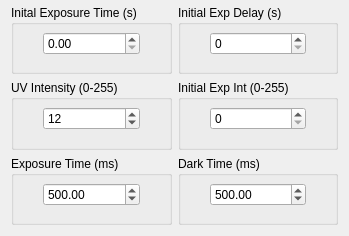
     <widget class="QWidget" name="LightEngineControl">
      <property name="geometry">
       <rect>
        <x>0</x>
        <y>0</y>
        <width>349</width>
        <height>236</height>
       </rect>
      </property>
      <attribute name="label">
       <string>                      Light Engine Control</string>
      </attribute>
      <layout class="QGridLayout" name="gridLayout_8">
       <property name="topMargin">
        <number>5</number>
       </property>
       <item row="0" column="0">
        <layout class="QGridLayout" name="gridLayout_6" columnstretch="1,1">
         <item row="0" column="0">
          <widget class="QGroupBox" name="InitialExposureBox">
           <property name="title">
            <string>Inital Exposure Time (s)</string>
           </property>
           <layout class="QGridLayout" name="gridLayout_26" columnstretch="1,4,1">
            <property name="leftMargin">
             <number>5</number>
            </property>
            <property name="topMargin">
             <number>0</number>
            </property>
            <property name="rightMargin">
             <number>5</number>
            </property>
            <item row="0" column="0">
             <spacer name="horizontalSpacer_27">
              <property name="orientation">
               <enum>Qt::Horizontal</enum>
              </property>
              <property name="sizeHint" stdset="0">
               <size>
                <width>19</width>
                <height>20</height>
               </size>
              </property>
             </spacer>
            </item>
            <item row="0" column="1">
             <widget class="QDoubleSpinBox" name="InitialExposureParameter">
              <property name="sizePolicy">
               <sizepolicy hsizetype="Minimum" vsizetype="Fixed">
                <horstretch>0</horstretch>
                <verstretch>0</verstretch>
               </sizepolicy>
              </property>
              <property name="maximum">
               <double>999.990000000000009</double>
              </property>
             </widget>
            </item>
            <item row="0" column="2">
             <spacer name="horizontalSpacer_28">
              <property name="orientation">
               <enum>Qt::Horizontal</enum>
              </property>
              <property name="sizeHint" stdset="0">
               <size>
                <width>19</width>
                <height>20</height>
               </size>
              </property>
             </spacer>
            </item>
           </layout>
          </widget>
         </item>
         <item row="0" column="1">
          <widget class="QGroupBox" name="InitialDelayBox">
           <property name="title">
            <string>Initial Exp Delay (s)</string>
           </property>
           <layout class="QGridLayout" name="gridLayout_29" columnstretch="1,4,1">
            <property name="leftMargin">
             <number>5</number>
            </property>
            <property name="topMargin">
             <number>0</number>
            </property>
            <property name="rightMargin">
             <number>5</number>
            </property>
            <item row="0" column="0">
             <spacer name="horizontalSpacer_36">
              <property name="orientation">
               <enum>Qt::Horizontal</enum>
              </property>
              <property name="sizeHint" stdset="0">
               <size>
                <width>19</width>
                <height>20</height>
               </size>
              </property>
             </spacer>
            </item>
            <item row="0" column="1">
             <widget class="QSpinBox" name="InitialDelayParam">
              <property name="sizePolicy">
               <sizepolicy hsizetype="Minimum" vsizetype="Fixed">
                <horstretch>0</horstretch>
                <verstretch>0</verstretch>
               </sizepolicy>
              </property>
             </widget>
            </item>
            <item row="0" column="2">
             <spacer name="horizontalSpacer_35">
              <property name="orientation">
               <enum>Qt::Horizontal</enum>
              </property>
              <property name="sizeHint" stdset="0">
               <size>
                <width>19</width>
                <height>20</height>
               </size>
              </property>
             </spacer>
            </item>
           </layout>
          </widget>
         </item>
         <item row="1" column="1">
          <widget class="QGroupBox" name="InitialIntensityBox">
           <property name="title">
            <string>Initial Exp Int (0-255)</string>
           </property>
           <layout class="QGridLayout" name="gridLayout_30" columnstretch="1,4,1">
            <property name="leftMargin">
             <number>5</number>
            </property>
            <property name="topMargin">
             <number>0</number>
            </property>
            <property name="rightMargin">
             <number>5</number>
            </property>
            <item row="0" column="0">
             <spacer name="horizontalSpacer_33">
              <property name="orientation">
               <enum>Qt::Horizontal</enum>
              </property>
              <property name="sizeHint" stdset="0">
               <size>
                <width>52</width>
                <height>20</height>
               </size>
              </property>
             </spacer>
            </item>
            <item row="0" column="1">
             <widget class="QSpinBox" name="InitialExposureIntensityParam">
              <property name="sizePolicy">
               <sizepolicy hsizetype="Minimum" vsizetype="Fixed">
                <horstretch>0</horstretch>
                <verstretch>0</verstretch>
               </sizepolicy>
              </property>
              <property name="maximum">
               <number>255</number>
              </property>
             </widget>
            </item>
            <item row="0" column="2">
             <spacer name="horizontalSpacer_34">
              <property name="orientation">
               <enum>Qt::Horizontal</enum>
              </property>
              <property name="sizeHint" stdset="0">
               <size>
                <width>19</width>
                <height>20</height>
               </size>
              </property>
             </spacer>
            </item>
           </layout>
          </widget>
         </item>
         <item row="1" column="0">
          <widget class="QGroupBox" name="UVIntensityBox">
           <property name="title">
            <string>UV Intensity (0-255)</string>
           </property>
           <layout class="QGridLayout" name="gridLayout_27" columnstretch="1,4,1">
            <property name="leftMargin">
             <number>5</number>
            </property>
            <property name="topMargin">
             <number>0</number>
            </property>
            <property name="rightMargin">
             <number>5</number>
            </property>
            <item row="0" column="0">
             <spacer name="horizontalSpacer_29">
              <property name="orientation">
               <enum>Qt::Horizontal</enum>
              </property>
              <property name="sizeHint" stdset="0">
               <size>
                <width>19</width>
                <height>20</height>
               </size>
              </property>
             </spacer>
            </item>
            <item row="0" column="1">
             <widget class="QSpinBox" name="UVIntensityParam">
              <property name="sizePolicy">
               <sizepolicy hsizetype="Minimum" vsizetype="Fixed">
                <horstretch>0</horstretch>
                <verstretch>0</verstretch>
               </sizepolicy>
              </property>
              <property name="minimum">
               <number>0</number>
              </property>
              <property name="maximum">
               <number>255</number>
              </property>
              <property name="value">
               <number>12</number>
              </property>
              <property name="displayIntegerBase">
               <number>10</number>
              </property>
             </widget>
            </item>
            <item row="0" column="2">
             <spacer name="horizontalSpacer_30">
              <property name="orientation">
               <enum>Qt::Horizontal</enum>
              </property>
              <property name="sizeHint" stdset="0">
               <size>
                <width>19</width>
                <height>20</height>
               </size>
              </property>
             </spacer>
            </item>
           </layout>
          </widget>
         </item>
         <item row="2" column="0">
          <widget class="QGroupBox" name="ExposureTimeBox">
           <property name="title">
            <string>Exposure Time (ms)</string>
           </property>
           <layout class="QGridLayout" name="gridLayout_28" columnstretch="1,4,1">
            <property name="leftMargin">
             <number>5</number>
            </property>
            <property name="topMargin">
             <number>0</number>
            </property>
            <property name="rightMargin">
             <number>5</number>
            </property>
            <item row="0" column="0">
             <spacer name="horizontalSpacer_32">
              <property name="orientation">
               <enum>Qt::Horizontal</enum>
              </property>
              <property name="sizeHint" stdset="0">
               <size>
                <width>19</width>
                <height>20</height>
               </size>
              </property>
             </spacer>
            </item>
            <item row="0" column="1">
             <widget class="QDoubleSpinBox" name="ExposureTimeParam">
              <property name="sizePolicy">
               <sizepolicy hsizetype="Minimum" vsizetype="Fixed">
                <horstretch>0</horstretch>
                <verstretch>0</verstretch>
               </sizepolicy>
              </property>
              <property name="maximum">
               <double>100000000.000000000000000</double>
              </property>
              <property name="value">
               <double>500.000000000000000</double>
              </property>
             </widget>
            </item>
            <item row="0" column="2">
             <spacer name="horizontalSpacer_31">
              <property name="orientation">
               <enum>Qt::Horizontal</enum>
              </property>
              <property name="sizeHint" stdset="0">
               <size>
                <width>19</width>
                <height>20</height>
               </size>
              </property>
             </spacer>
            </item>
           </layout>
          </widget>
         </item>
         <item row="2" column="1">
          <widget class="QGroupBox" name="DarkTimeBox">
           <property name="title">
            <string>Dark Time (ms)</string>
           </property>
           <layout class="QGridLayout" name="gridLayout_31" columnstretch="1,4,1">
            <property name="leftMargin">
             <number>5</number>
            </property>
            <property name="topMargin">
             <number>0</number>
            </property>
            <property name="rightMargin">
             <number>5</number>
            </property>
            <item row="0" column="1">
             <widget class="QDoubleSpinBox" name="DarkTimeParam">
              <property name="sizePolicy">
               <sizepolicy hsizetype="Preferred" vsizetype="Fixed">
                <horstretch>0</horstretch>
                <verstretch>0</verstretch>
               </sizepolicy>
              </property>
              <property name="maximum">
               <double>100000000.000000000000000</double>
              </property>
              <property name="value">
               <double>500.000000000000000</double>
              </property>
             </widget>
            </item>
            <item row="0" column="0">
             <spacer name="horizontalSpacer_37">
              <property name="orientation">
               <enum>Qt::Horizontal</enum>
              </property>
              <property name="sizeHint" stdset="0">
               <size>
                <width>40</width>
                <height>20</height>
               </size>
              </property>
             </spacer>
            </item>
            <item row="0" column="2">
             <spacer name="horizontalSpacer_38">
              <property name="orientation">
               <enum>Qt::Horizontal</enum>
              </property>
              <property name="sizeHint" stdset="0">
               <size>
                <width>40</width>
                <height>20</height>
               </size>
              </property>
             </spacer>
            </item>
           </layout>
          </widget>
         </item>
        </layout>
       </item>
      </layout>
     </widget>
